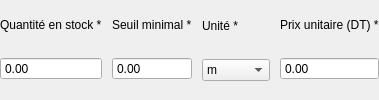
                                            <widget class="QWidget" name="quantityRow">
                                              <layout class="QHBoxLayout" name="quantityRowLayout" stretch="1,1,1,1">
                                                <property name="leftMargin">
                                                  <number>0</number>
                                                </property>
                                                <property name="topMargin">
                                                  <number>0</number>
                                                </property>
                                                <property name="rightMargin">
                                                  <number>0</number>
                                                </property>
                                                <property name="bottomMargin">
                                                  <number>0</number>
                                                </property>
                                                <property name="spacing">
                                                  <number>10</number>
                                                </property>
                                                <item>
                                                  <widget class="QWidget" name="quantityEditField">
                                                    <layout class="QVBoxLayout" name="quantityEditFieldLayout">
                                                      <property name="leftMargin">
                                                        <number>0</number>
                                                      </property>
                                                      <property name="topMargin">
                                                        <number>0</number>
                                                      </property>
                                                      <property name="rightMargin">
                                                        <number>0</number>
                                                      </property>
                                                      <property name="bottomMargin">
                                                        <number>0</number>
                                                      </property>
                                                      <property name="spacing">
                                                        <number>7</number>
                                                      </property>
                                                      <item>
                                                        <widget class="QLabel" name="quantityEditLabel">
                                                          <property name="text">
                                                            <string>Quantité en stock *</string>
                                                          </property>
                                                          <property name="sizePolicy">
                                                            <sizepolicy hsizetype="Preferred" vsizetype="Fixed">
                                                              <horstretch>0</horstretch>
                                                              <verstretch>0</verstretch>
                                                            </sizepolicy>
                                                          </property>
                                                          <property name="muted" stdset="0">
                                                            <bool>true</bool>
                                                          </property>
                                                        </widget>
                                                      </item>
                                                      <item>
                                                        <widget class="QDoubleSpinBox" name="quantityEdit">
                                                          <property name="maximum">
                                                            <double>9999999.99</double>
                                                          </property>
                                                          <property name="decimals">
                                                            <number>2</number>
                                                          </property>
                                                          <property name="buttonSymbols">
                                                            <enum>QAbstractSpinBox::NoButtons</enum>
                                                          </property>
                                                        </widget>
                                                      </item>
                                                    </layout>
                                                  </widget>
                                                </item>
                                                <item>
                                                  <widget class="QWidget" name="minimumEditField">
                                                    <layout class="QVBoxLayout" name="minimumEditFieldLayout">
                                                      <property name="leftMargin">
                                                        <number>0</number>
                                                      </property>
                                                      <property name="topMargin">
                                                        <number>0</number>
                                                      </property>
                                                      <property name="rightMargin">
                                                        <number>0</number>
                                                      </property>
                                                      <property name="bottomMargin">
                                                        <number>0</number>
                                                      </property>
                                                      <property name="spacing">
                                                        <number>7</number>
                                                      </property>
                                                      <item>
                                                        <widget class="QLabel" name="minimumEditLabel">
                                                          <property name="text">
                                                            <string>Seuil minimal *</string>
                                                          </property>
                                                          <property name="sizePolicy">
                                                            <sizepolicy hsizetype="Preferred" vsizetype="Fixed">
                                                              <horstretch>0</horstretch>
                                                              <verstretch>0</verstretch>
                                                            </sizepolicy>
                                                          </property>
                                                          <property name="muted" stdset="0">
                                                            <bool>true</bool>
                                                          </property>
                                                        </widget>
                                                      </item>
                                                      <item>
                                                        <widget class="QDoubleSpinBox" name="minimumEdit">
                                                          <property name="maximum">
                                                            <double>9999999.99</double>
                                                          </property>
                                                          <property name="decimals">
                                                            <number>2</number>
                                                          </property>
                                                          <property name="buttonSymbols">
                                                            <enum>QAbstractSpinBox::NoButtons</enum>
                                                          </property>
                                                        </widget>
                                                      </item>
                                                    </layout>
                                                  </widget>
                                                </item>
                                                <item>
                                                  <widget class="QWidget" name="unitEditField">
                                                    <layout class="QVBoxLayout" name="unitEditFieldLayout">
                                                      <property name="leftMargin">
                                                        <number>0</number>
                                                      </property>
                                                      <property name="topMargin">
                                                        <number>0</number>
                                                      </property>
                                                      <property name="rightMargin">
                                                        <number>0</number>
                                                      </property>
                                                      <property name="bottomMargin">
                                                        <number>0</number>
                                                      </property>
                                                      <property name="spacing">
                                                        <number>7</number>
                                                      </property>
                                                      <item>
                                                        <widget class="QLabel" name="unitEditLabel">
                                                          <property name="text">
                                                            <string>Unité *</string>
                                                          </property>
                                                          <property name="sizePolicy">
                                                            <sizepolicy hsizetype="Preferred" vsizetype="Fixed">
                                                              <horstretch>0</horstretch>
                                                              <verstretch>0</verstretch>
                                                            </sizepolicy>
                                                          </property>
                                                          <property name="muted" stdset="0">
                                                            <bool>true</bool>
                                                          </property>
                                                        </widget>
                                                      </item>
                                                      <item>
                                                        <widget class="QComboBox" name="unitEdit">
                                                          <item>
                                                            <property name="text">
                                                              <string>m</string>
                                                            </property>
                                                          </item>
                                                          <item>
                                                            <property name="text">
                                                              <string>pièce</string>
                                                            </property>
                                                          </item>
                                                          <item>
                                                            <property name="text">
                                                              <string>bobine</string>
                                                            </property>
                                                          </item>
                                                          <item>
                                                            <property name="text">
                                                              <string>kg</string>
                                                            </property>
                                                          </item>
                                                        </widget>
                                                      </item>
                                                    </layout>
                                                  </widget>
                                                </item>
                                                <item>
                                                  <widget class="QWidget" name="priceEditField">
                                                    <layout class="QVBoxLayout" name="priceEditFieldLayout">
                                                      <property name="leftMargin">
                                                        <number>0</number>
                                                      </property>
                                                      <property name="topMargin">
                                                        <number>0</number>
                                                      </property>
                                                      <property name="rightMargin">
                                                        <number>0</number>
                                                      </property>
                                                      <property name="bottomMargin">
                                                        <number>0</number>
                                                      </property>
                                                      <property name="spacing">
                                                        <number>7</number>
                                                      </property>
                                                      <item>
                                                        <widget class="QLabel" name="priceEditLabel">
                                                          <property name="text">
                                                            <string>Prix unitaire (DT) *</string>
                                                          </property>
                                                          <property name="sizePolicy">
                                                            <sizepolicy hsizetype="Preferred" vsizetype="Fixed">
                                                              <horstretch>0</horstretch>
                                                              <verstretch>0</verstretch>
                                                            </sizepolicy>
                                                          </property>
                                                          <property name="muted" stdset="0">
                                                            <bool>true</bool>
                                                          </property>
                                                        </widget>
                                                      </item>
                                                      <item>
                                                        <widget class="QDoubleSpinBox" name="priceEdit">
                                                          <property name="maximum">
                                                            <double>9999999.99</double>
                                                          </property>
                                                          <property name="decimals">
                                                            <number>2</number>
                                                          </property>
                                                          <property name="buttonSymbols">
                                                            <enum>QAbstractSpinBox::NoButtons</enum>
                                                          </property>
                                                        </widget>
                                                      </item>
                                                    </layout>
                                                  </widget>
                                                </item>
                                              </layout>
                                            </widget>
